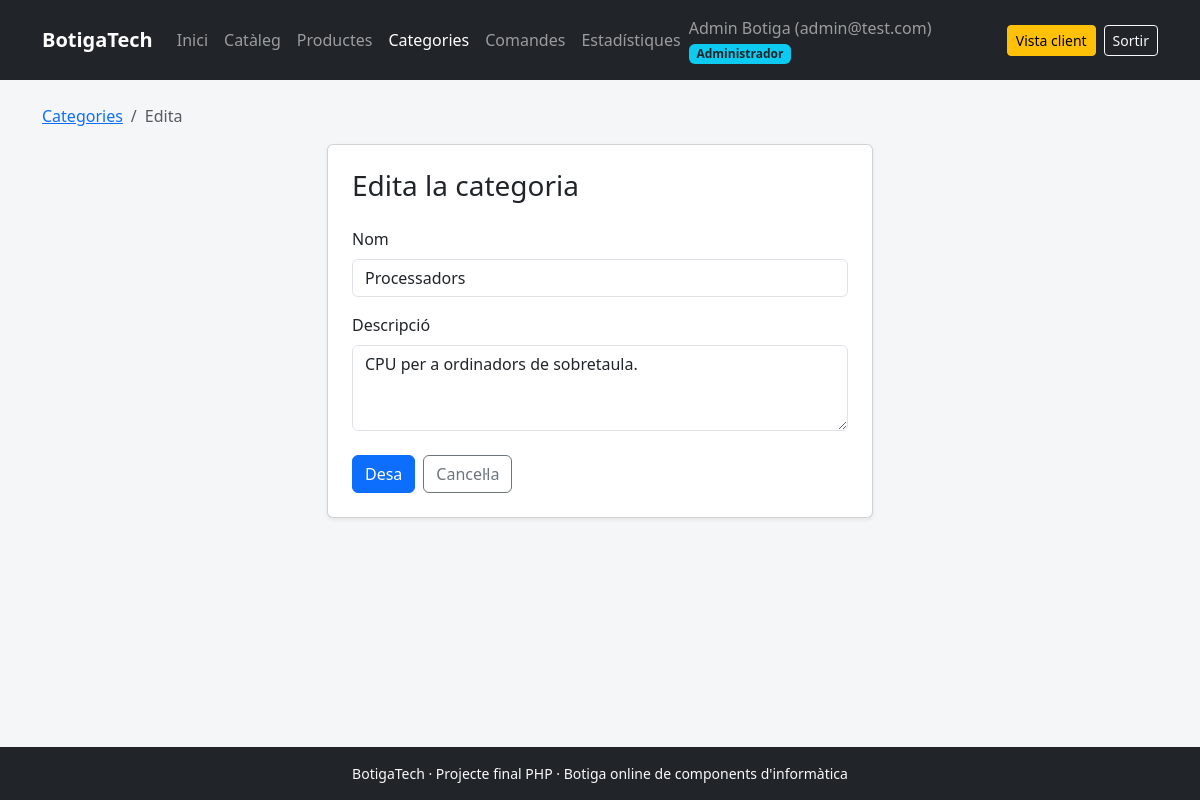
/categoria_form.php?id=1 (signed in), run on the app's committed database.
### tables this page shows
CREATE TABLE categories (
    id_categoria INT AUTO_INCREMENT PRIMARY KEY,
    nom          VARCHAR(50) NOT NULL UNIQUE,
    descripcio   TEXT
);

### categoria_form.php (the view, shortened to what this page needs)
<?php
require_once "conexio.php";
require_once "funcions.php";
$id = (int)rep($_GET, 'id');
$nom        = "";
$descripcio = "";
$errors     = [];
if ($id > 0) {
    $categoria = consulta_una($connexio, "SELECT nom, descripcio FROM categories WHERE id_categoria = ?", "i", [$id]);
    $nom        = $categoria['nom'];
    $descripcio = (string)$categoria['descripcio'];
}
$accio_formulari = "categoria_form.php" . ($id > 0 ? "?id=" . $id : "");
require "header.php";
?>
<nav aria-label="breadcrumb">
    <ol class="breadcrumb">
        <li class="breadcrumb-item"><a href="admin_categories.php">Categories</a></li>
        <li class="breadcrumb-item active"><?= $id > 0 ? "Edita" : "Nova" ?></li>
    </ol>
</nav>
<div class="row justify-content-center">
    <div class="col-md-8 col-lg-6">
        <div class="card shadow-sm">
            <div class="card-body p-4">
                <h1 class="h3 mb-4"><?= $id > 0 ? "Edita la categoria" : "Afegeix una categoria" ?></h1>
                <form method="post" action="<?= escapa($accio_formulari) ?>" novalidate>
                    <div class="mb-3">
                        <label for="nom" class="form-label">Nom</label>
                        <input type="text" class="form-control <?= classe_camp($errors, 'nom') ?>" id="nom" name="nom" value="<?= escapa($nom) ?>">
                    </div>
                    <div class="mb-4">
                        <label for="descripcio" class="form-label">Descripció</label>
                        <textarea class="form-control <?= classe_camp($errors, 'descripcio') ?>" id="descripcio" name="descripcio" rows="3"><?= escapa($descripcio) ?></textarea>
                    </div>
                    <div class="d-flex gap-2">
                        <button type="submit" class="btn btn-primary">Desa</button>
                        <a href="admin_categories.php" class="btn btn-outline-secondary">Cancel·la</a>
                    </div>
                </form>
            </div>
        </div>
    </div>
</div>
<?php require "footer.php"; ?>

### assets/css/style.css (style rules this page uses)
html, body { height: 100%; }
body { display: flex; flex-direction: column; background-color: #f5f6f8; }

### data on the page
categories: nom "Processadors", descripcio "CPU per a ordinadors de sobretaula."

### other printed values
$text "Inici Catàleg Productes Categories Comandes Estadístiques"
escapa($_SESSION['nom'] . " " . $_SESSION['cognoms']) "Admin Botiga"
escapa($_SESSION['email']) "admin@test.com"
